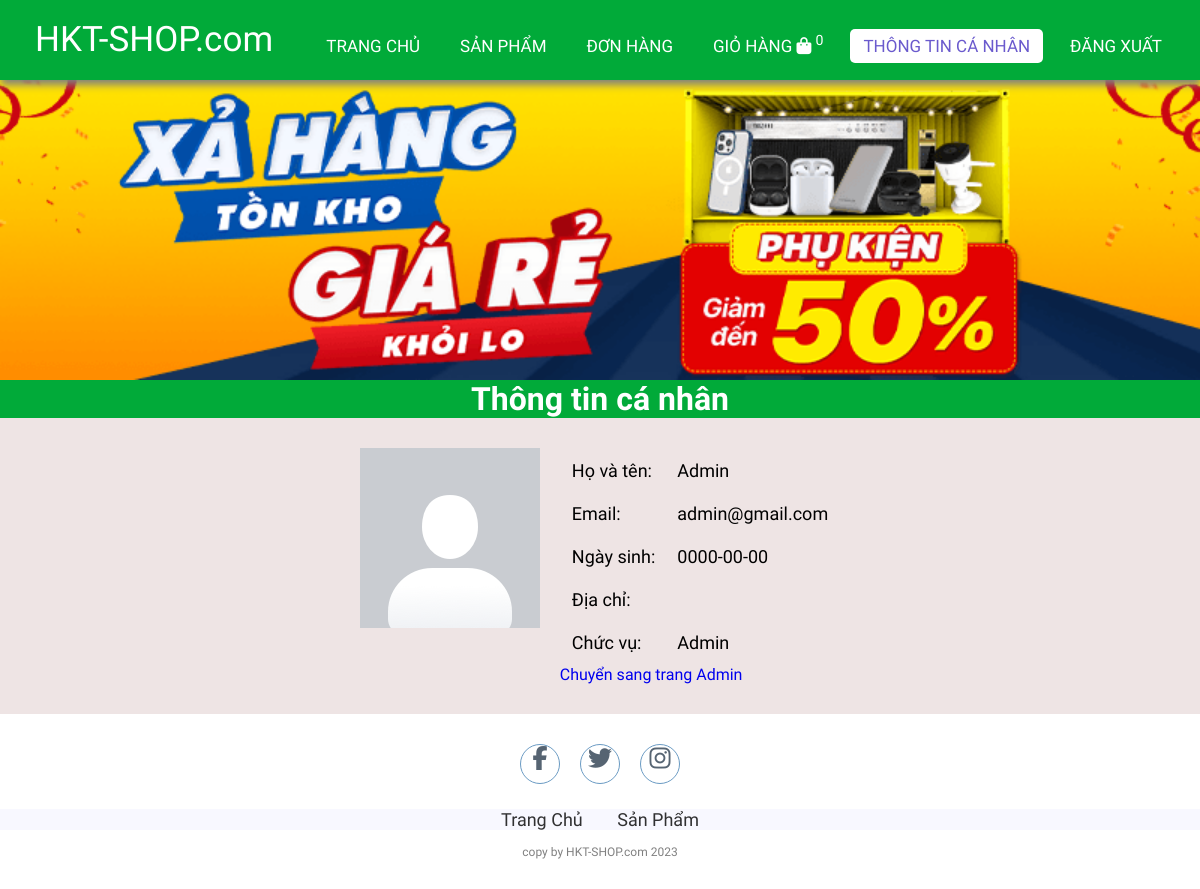
Screenshot of /info.php (signed in) with the database file from the repository.
### tables this page shows
CREATE TABLE `users` (
  `id` int(11) NOT NULL,
  `email` varchar(255) NOT NULL,
  `fullname` varchar(255) NOT NULL,
  `dob` date NOT NULL,
  `password` varchar(255) NOT NULL,
  `role_id` int(11) NOT NULL,
  `status` tinyint(1) NOT NULL,
  `address` varchar(500) NOT NULL,
  `isConfirmed` tinyint(4) NOT NULL DEFAULT 0,
  `captcha` varchar(50) NOT NULL
);

### lib/database.php (called while the page is built, shortened)
<?php
class Database extends PDO
{
  public $host   = DB_HOST;
  public $user   = DB_USER;
  public $pass   = DB_PASS;
  public $dbname = DB_NAME;
  public $link;
  private function connectDB()
  {
    $this->link = new mysqli(
      $this->host,
      $this->user,
      $this->pass,
      $this->dbname
    );
  }
  public function select($query)
  {
    $result = $this->link->query($query);
    if ($result->num_rows > 0) {
      return $result;
    } else {
      return false;
    }
  }
}

### lib/session.php (called while the page is built, shortened)
<?php
class Session
{
   public static function get($key)
   {
      if (isset($_SESSION[$key])) {
         return $_SESSION[$key];
      } else {
         return false;
      }
   }
}

### classes/cart.php (called while the page is built, shortened)
<?php
$filepath = realpath(dirname(__FILE__));
include_once($filepath . '/../lib/database.php');
include_once($filepath . '/../lib/session.php');
?>
<?php
class cart
{
    private $db;
    public function __construct()
    {
        $this->db = new Database();
    }
    public function getTotalQtyByUserId()
    {
        $userId = Session::get('userId');
        $query = "SELECT SUM(qty) as total FROM cart WHERE userId = '$userId' ";
        $mysqli_result = $this->db->select($query);
        if ($mysqli_result) {
            $result = mysqli_fetch_all($this->db->select($query), MYSQLI_ASSOC)[0];
            return $result;
        }
        return false;
    }
}
?>

### classes/user.php (called while the page is built, shortened)
<?php
$filepath = realpath(dirname(__FILE__));
include_once($filepath . '/../lib/session.php');
include_once($filepath . '/../lib/database.php');
?>
<?php
class user
{
	private $db;
	public function __construct()
	{
		$this->db = new Database();
	}
	public function get()
	{
		$userId = Session::get('userId');
		$query = "SELECT * FROM users WHERE id = '$userId' LIMIT 1";
		$mysqli_result = $this->db->select($query);
		if ($mysqli_result) {
			$result = mysqli_fetch_all($this->db->select($query), MYSQLI_ASSOC)[0];
			return $result;
		}
		return false;
	}
}
?>

### info.php (the view, shortened to what this page needs)
<?php
include_once 'lib/session.php';
include_once 'classes/cart.php';
include 'classes/user.php';
$user = new user();
$userInfo = $user->get();
$cart = new cart();
$totalQty = $cart->getTotalQtyByUserId();
?>
<!DOCTYPE html>
<html lang="en">
<head>
    <link rel="stylesheet" href="./css/style.css">
    <link rel="stylesheet" href="https://cdnjs.cloudflare.com/ajax/libs/font-awesome/5.15.4/css/all.min.css">
</head>
<body>
    <nav>
        <label class="logo">HKT-SHOP.com</label>
        <ul>
            <li><a href="index.php">Trang chủ</a></li>
            <li><a href="productList.php">Sản phẩm</a></li>
            <li><a href="order.php" id="order">Đơn hàng</a></li>
            <li>
                <a href="checkout.php">
                    Giỏ hàng
                    <i class="fa fa-shopping-bag"></i>
                    <sup class="sumItem">
                        <?= ($totalQty['total']) ? $totalQty['total'] : "0" ?>
                    </sup>
                </a>
            </li>
            <?php
            if (isset($_SESSION['user']) && $_SESSION['user']) { ?>
                <li><a href="info.php" id="signin" class="active">Thông tin cá nhân</a></li>
                <li><a href="logout.php" id="signin">Đăng xuất</a></li>
            <?php } else { ?>
                <li><a href="register.php" id="signup">Đăng ký</a></li>
                <li><a href="login.php" id="signin">Đăng nhập</a></li>
            <?php } ?>
        </ul>
    </nav>
    <section class="banner">
        <div class="fadein">
            <?php
            $dir = "./images/slider/";
            $scan_dir = scandir($dir);
            foreach ($scan_dir as $img) :
                if (in_array($img, array('.', '..')))
                    continue;
            ?>
                <img src="<?php echo $dir . $img ?>" alt="<?php echo $img ?>">
            <?php endforeach; ?>
        </div>
    </section>
    <div class="featuredProducts">
        <h1>Thông tin cá nhân</h1>
    </div>
    <div class="container-single">
        <div class="container-info">
            <div class="image-info">
                <img src="./images/avt.png" alt="">
            </div>
            <div class="info">
                <table>
                    <tr>
                        <td>Họ và tên: </td>
                        <td><?= $userInfo['fullname'] ?></td>
                    </tr>
                    <tr>
                        <td>Email: </td>
                        <td><?= $userInfo['email'] ?></td>
                    </tr>
                    <tr>
                        <td>Ngày sinh: </td>
                        <td><?= $userInfo['dob'] ?></td>
                    </tr>
                    <tr>
                        <td>Địa chỉ: </td>
                        <td><?= $userInfo['address'] ?></td>
                    </tr>
                    <tr>
                        <td>Chức vụ: </td>
                        <td><?php if ($userInfo['role_id'] == 1) {
                                echo "Admin";
                            } else echo "Khách hàng" ?></td>
                    </tr>
                </table>
                <?php if ($userInfo['role_id'] == 1) {
                    echo '<div><a href="./admin/index.php">Chuyển sang trang Admin</a></div>';
                } else echo '<div><a href="edit_info.php">Chỉnh sửa thông tin cá nhân</a></div>'; ?>
            </div>
        </div>
    </div>
    <footer>
        <div class="social">
            <a href="#"><i class="fa fa-facebook" aria-hidden="true"></i></a>
            <a href="#"><i class="fa fa-twitter" aria-hidden="true"></i></a>
            <a href="#"><i class="fa fa-instagram" aria-hidden="true"></i></a>
        </div>
        <ul class="list">
            <li>
                <a href="./">Trang Chủ</a>
            </li>
            <li>
                <a href="productList.php">Sản Phẩm</a>
            </li>
        </ul>
        <p class="copyright">copy by HKT-SHOP.com 2023</p>
    </footer>
</body>
</html>

### css/style.css (style rules this page uses)
:root { --color-primary: #01aa39; --bg-primary: rgb(238, 228, 228); }
* { padding: 0; margin: 0; text-decoration: none; list-style: none; box-sizing: border-box; }
body { font-family: Mitr; background: var(--bg-primary); }
nav { top: 0; background: var(--color-primary); height: 80px; width: 100%; position: fixed; z-index: 9999; box-shadow: 1px 5px 8px gray; }
label.logo { color: white; font-size: 35px; line-height: 80px; padding: 0 35px; }
nav ul { float: right; margin-right: 20px; }
nav ul li { display: inline-block; line-height: 80px; margin: 0 5px; }
nav ul li a { color: white; font-size: 17px; padding: 7px 13px; border-radius: 3px; text-transform: uppercase; border-radius: 5px; transition: 0.5s; }
a.active, a:hover { background: white; color: slateblue; }
.banner { background-size: cover; margin-top: 80px; overflow: hidden; }
.fadein { position: relative; height: 300px; max-width: 1200px; margin: 0 auto; background: #fff; }
.fadein img { position: absolute; width: calc(100%); height: calc(100%); width: 100%; height: 100%; object-fit: cover; }
.featuredProducts { text-align: center; background-color: var(--color-primary); color: white; }
footer { padding: 30px 0; background-color: white; }
footer .social { text-align: center; padding-bottom: 25px; color: white; }
footer .social a { color: inherit; font-size: 24px; border: 1px solid steelblue; width: 40px; height: 40px; display: inline-block; text-align: center; border-radius: 50%; margin: 0 8px; transition: 0.5s; background-color: white; color: #2c3e50; opacity: 0.8; }
footer ul { margin-top: 0; padding: 0; list-style: none; font-size: 18px; margin-bottom: 0; text-align: center; }
footer ul a { color: inherit; text-decoration: none; opacity: 0.8; }
footer ul li { display: inline; padding: 0 15px; }
footer .copyright { margin-top: 15px; text-align: center; font-size: 12px; color: gray; }
.container-single { display: flex; margin: 30px 100px; }
.info { padding-left: 20px; }
.list { background-color: ghostwhite; }
td { border: 1px solid cadetblue; text-align: center; }

### info.php (style rules this page uses)
table, tr, td { border: none; margin: 0; padding: 0; text-align: left; font-size: 18px; }
td { margin: 10px; padding: 10px; }
.container-info { width: 60%; display: flex; justify-content: center; flex: 1; }

### rows the page displays
users: fullname "Admin", email "admin@gmail.com", dob "0000-00-00"
